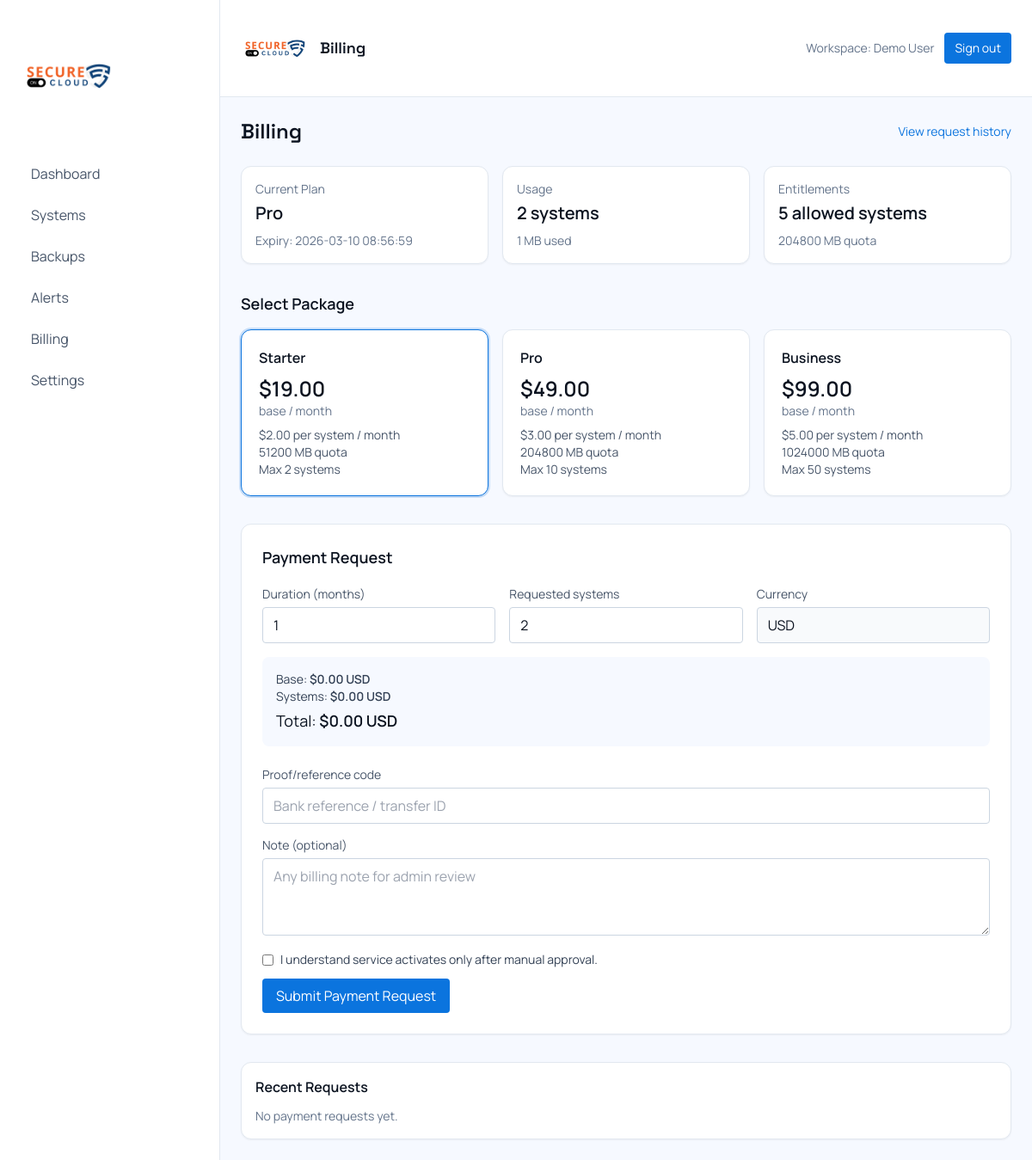
Page /billing (signed in) on the committed database.
### tables this page shows
CREATE TABLE users (
  id INT AUTO_INCREMENT PRIMARY KEY,
  name VARCHAR(120) NOT NULL,
  email VARCHAR(190) NOT NULL UNIQUE,
  password_hash VARCHAR(255) NOT NULL,
  role VARCHAR(20) DEFAULT 'user',
  status VARCHAR(20) DEFAULT 'active',
  suspended_at DATETIME NULL,
  suspension_reason TEXT NULL,
  email_verified_at DATETIME NULL,
  created_at DATETIME NOT NULL
);

CREATE TABLE subscriptions (
  id INT AUTO_INCREMENT PRIMARY KEY,
  user_id INT NOT NULL,
  plan_id INT NOT NULL,
  status ENUM('inactive','pending','active','expired','declined','cancelled') NOT NULL DEFAULT 'inactive',
  allowed_systems INT NOT NULL DEFAULT 0,
  started_at DATETIME NULL,
  ends_at DATETIME NULL,
  created_at DATETIME NOT NULL,
  updated_at DATETIME NOT NULL,
  FOREIGN KEY (user_id) REFERENCES users(id),
  FOREIGN KEY (plan_id) REFERENCES plans(id)
);

CREATE TABLE plans (
  id INT AUTO_INCREMENT PRIMARY KEY,
  name VARCHAR(100) NOT NULL,
  description TEXT NULL,
  base_price_monthly DECIMAL(10,2) NOT NULL DEFAULT 0.00,
  price_per_system_monthly DECIMAL(10,2) NOT NULL DEFAULT 0.00,
  storage_quota_mb INT NOT NULL DEFAULT 0,
  max_systems INT NOT NULL DEFAULT 1,
  retention_days INT NOT NULL DEFAULT 30,
  min_backup_interval_minutes INT NOT NULL DEFAULT 60,
  is_active TINYINT(1) NOT NULL DEFAULT 1,
  created_at DATETIME NOT NULL,
  updated_at DATETIME NOT NULL
);

### views/app/billing.php (the view, shortened to what the rows shown need)
<div x-data="billingPage()" x-init="init()">
  <div class="flex items-center justify-between">
    <h1 class="text-2xl font-display font-semibold">Billing</h1>
    <a href="<?= App\Core\Helpers::baseUrl('/billing/requests') ?>" class="text-brand text-sm">View request history</a>
  </div>
  <div class="mt-6 grid md:grid-cols-3 gap-4">
    <div class="bg-white border border-slate-200 rounded-xl p-4 shadow-sm">
      <div class="text-slate-500 text-sm">Current Plan</div>
      <div class="text-xl font-semibold mt-1"><?= App\Core\Helpers::e($subscription['plan_name'] ?? 'Inactive') ?></div>
      <div class="text-slate-500 text-sm mt-2">Expiry: <?= App\Core\Helpers::e($subscription['ends_at'] ?? 'N/A') ?></div>
    </div>
    <div class="bg-white border border-slate-200 rounded-xl p-4 shadow-sm">
      <div class="text-slate-500 text-sm">Usage</div>
      <div class="text-xl font-semibold mt-1"><?= (int)$usage['systems_count'] ?> systems</div>
      <div class="text-slate-500 text-sm mt-2"><?= App\Core\Helpers::formatBytes((int)$usage['storage_bytes']) ?> used</div>
    </div>
    <div class="bg-white border border-slate-200 rounded-xl p-4 shadow-sm">
      <div class="text-slate-500 text-sm">Entitlements</div>
      <div class="text-xl font-semibold mt-1"><?= (int)($subscription['allowed_systems'] ?? 0) ?> allowed systems</div>
      <div class="text-slate-500 text-sm mt-2"><?= (int)($subscription['storage_quota_mb'] ?? 0) ?> MB quota</div>
    </div>
  </div>
  <div class="mt-8">
    <div class="font-semibold text-lg">Select Package</div>
    <div class="mt-4 grid md:grid-cols-3 gap-4">
      <?php foreach ($plans as $p): ?>
        <button type="button"
          class="text-left bg-white border rounded-xl p-5 shadow-sm transition hover:shadow-md"
          :class="selectedPlanId === <?= (int)$p['id'] ?> ? 'border-brand ring-2 ring-brand/20' : 'border-slate-200'"
          @click="pickPlan(<?= (int)$p['id'] ?>)">
          <div class="font-semibold"><?= App\Core\Helpers::e($p['name']) ?></div>
          <div class="text-2xl font-semibold mt-2">$<?= number_format((float)$p['base_price_monthly'], 2) ?></div>
          <div class="text-slate-500 text-sm">base / month</div>
          <div class="text-slate-600 text-sm mt-2">$<?= number_format((float)$p['price_per_system_monthly'], 2) ?> per system / month</div>
          <div class="text-slate-600 text-sm"><?= (int)$p['storage_quota_mb'] ?> MB quota</div>
          <div class="text-slate-600 text-sm">Max <?= (int)$p['max_systems'] ?> systems</div>
        </button>
      <?php endforeach; ?>
    </div>
  </div>
  <div class="mt-8 bg-white border border-slate-200 rounded-xl p-6 shadow-sm" x-show="selectedPlanId" x-cloak>
    <div class="font-semibold text-lg">Payment Request</div>
    <div class="mt-4 grid md:grid-cols-3 gap-4">
      <div>
        <label class="text-sm text-slate-600">Duration (months)</label>
        <input type="number" min="1" max="<?= (int)$max_months ?>" x-model.number="months" @input.debounce.250="estimate()" class="mt-1 w-full px-3 py-2 rounded border border-slate-300">
      </div>
      <div>
        <label class="text-sm text-slate-600">Requested systems</label>
        <input type="number" min="1" :max="selectedPlan.max_systems || 1" x-model.number="requestedSystems" @input.debounce.250="estimate()" class="mt-1 w-full px-3 py-2 rounded border border-slate-300">
      </div>
      <div>
        <label class="text-sm text-slate-600">Currency</label>
        <input type="text" value="<?= App\Core\Helpers::e($currency) ?>" readonly class="mt-1 w-full px-3 py-2 rounded border border-slate-300 bg-slate-50">
      </div>
    </div>
    <div class="mt-4 bg-mist rounded-lg p-4 text-sm text-slate-700">
      <div>Base: <span class="font-semibold" x-text="money(estimateData.base_total)"></span></div>
      <div>Systems: <span class="font-semibold" x-text="money(estimateData.systems_total)"></span></div>
      <div class="mt-1 text-lg text-ink">Total: <span class="font-semibold" x-text="money(estimateData.total)"></span></div>
    </div>
    <form method="post" action="<?= App\Core\Helpers::baseUrl('/billing/request') ?>" class="mt-5 space-y-3">
      <div>
        <label class="text-sm text-slate-600">Proof/reference code</label>
        <input name="proof_reference" required maxlength="120" class="mt-1 w-full px-3 py-2 rounded border border-slate-300" placeholder="Bank reference / transfer ID">
      </div>
      <div>
        <label class="text-sm text-slate-600">Note (optional)</label>
        <textarea name="proof_note" rows="3" class="mt-1 w-full px-3 py-2 rounded border border-slate-300" placeholder="Any billing note for admin review"></textarea>
      </div>
      <label class="text-sm text-slate-700 flex items-center gap-2">
        <input type="checkbox" name="ack_manual" value="1" required>
        I understand service activates only after manual approval.
      </label>
      <button class="bg-brand text-white px-4 py-2 rounded hover:bg-brandDark">Submit Payment Request</button>
    </form>
  </div>
  <div class="mt-8 bg-white border border-slate-200 rounded-xl p-4 shadow-sm">
    <div class="font-semibold">Recent Requests</div>
    <div class="mt-3 space-y-2">
      <?php if (empty($requests)): ?>
        <div class="text-sm text-slate-500">No payment requests yet.</div>
      <?php endif; ?>
    </div>
  </div>
</div>
<?php $content = ob_get_clean(); $pageTitle = 'Billing'; include __DIR__ . '/../layouts/app.php'; ?>

### app/Core/Router.php (shortened to what the rows shown need)
<?php
class Router
{
    private $routes = [];
    private function add($method, $path, $handler, $middleware)
    {
        $this->routes[] = compact('method', 'path', 'handler', 'middleware');
    }
    public function dispatch()
    {
        $uri = parse_url($_SERVER['REQUEST_URI'], PHP_URL_PATH);
        $method = $_SERVER['REQUEST_METHOD'];
        $config = require __DIR__ . '/config.php';
        foreach ($this->routes as $route) {
            if ($method !== $route['method']) {
                continue;
            }
            $pattern = preg_replace('#\{([a-zA-Z_][a-zA-Z0-9_]*)\}#', '(?P<$1>[^/]+)', $route['path']);
            $pattern = '#^' . $pattern . '$#';
            if (preg_match($pattern, $uri, $matches)) {
                [$controller, $action] = explode('@', $route['handler']);
                $instance = new $class();
                $params = array_filter($matches, 'is_string', ARRAY_FILTER_USE_KEY);
                call_user_func_array([$instance, $action], $params);
                return;
            }
        }
    }
}

### views/layouts/app.php (shortened to what the rows shown need)
<!DOCTYPE html>
<html lang="en">
<head>
  <script src="https://cdn.tailwindcss.com"></script>
</head>
<body class="bg-mist text-ink font-body">
  <div class="min-h-screen flex">
    <aside class="w-64 bg-white border-r border-slate-200 px-6 py-8 hidden md:block">
      <a href="<?= Helpers::baseUrl('/dashboard') ?>" class="inline-flex items-center">
        <img src="<?= Helpers::logoUrl() ?>" alt="Secureon.cloud logo" class="h-28 w-28 object-contain rounded">
      </a>
      <div class="mt-8 space-y-2 text-slate-600">
        <a href="<?= Helpers::baseUrl('/dashboard') ?>" class="block px-3 py-2 rounded hover:bg-slate-100 hover:text-ink">Dashboard</a>
        <a href="<?= Helpers::baseUrl('/systems') ?>" class="block px-3 py-2 rounded hover:bg-slate-100 hover:text-ink">Systems</a>
        <a href="<?= Helpers::baseUrl('/backups') ?>" class="block px-3 py-2 rounded hover:bg-slate-100 hover:text-ink">Backups</a>
        <a href="<?= Helpers::baseUrl('/alerts') ?>" class="block px-3 py-2 rounded hover:bg-slate-100 hover:text-ink">Alerts</a>
        <a href="<?= Helpers::baseUrl('/billing') ?>" class="block px-3 py-2 rounded hover:bg-slate-100 hover:text-ink">Billing</a>
        <a href="<?= Helpers::baseUrl('/settings') ?>" class="block px-3 py-2 rounded hover:bg-slate-100 hover:text-ink">Settings</a>
      </div>
    </aside>
    <main class="flex-1">
      <div class="flex items-center justify-between px-6 py-4 border-b border-slate-200 bg-white">
        <div class="flex items-center gap-3">
          <img src="<?= Helpers::logoUrl() ?>" alt="Secureon.cloud logo" class="h-20 w-20 object-contain rounded">
          <div class="text-lg font-display font-semibold"><?= $pageTitle ?? 'Dashboard' ?></div>
        </div>
        <div class="flex items-center gap-3">
          <span class="text-slate-500 text-sm">Workspace: <?= App\Core\Helpers::e($user['name'] ?? ''); ?></span>
          <form method="post" action="<?= Helpers::baseUrl('/logout') ?>">
            <button class="text-sm px-3 py-2 rounded bg-brand text-white hover:bg-brandDark">Sign out</button>
          </form>
        </div>
      </div>
      <div class="p-6">
        <?= $content ?>
      </div>
    </main>
  </div>
</body>
</html>

### rows in the picture
users: name "Demo User"
subscriptions: plan.name "Pro", ends_at "2026-03-10 08:56:59", allowed_systems "5", plan.storage_quota_mb "204800"
plans: name "Starter", base_price_monthly "19.00", price_per_system_monthly "2.00", storage_quota_mb "51200", max_systems "2"
plans: name "Pro", base_price_monthly "49.00", price_per_system_monthly "3.00", storage_quota_mb "204800", max_systems "10"
plans: name "Business", base_price_monthly "99.00", price_per_system_monthly "5.00", storage_quota_mb "1024000", max_systems "50"

### other values in the picture
$usage['systems_count'] "2"
App\Core\Helpers::formatBytes((int)$usage['storage_bytes']) "1 MB"
